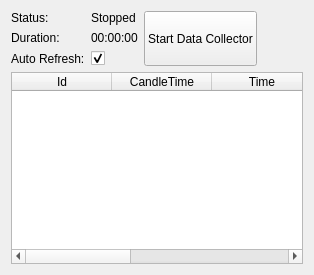
       <widget class="QWidget" name="tabDataCollector">
        <attribute name="title">
         <string>Data Collector</string>
        </attribute>
        <layout class="QGridLayout" name="gridLayout_23">
         <item row="0" column="0">
          <layout class="QVBoxLayout" name="verticalLayout_17">
           <item>
            <layout class="QHBoxLayout" name="horizontalLayout_9">
             <item>
              <layout class="QFormLayout" name="formLayout_13">
               <item row="0" column="0">
                <widget class="QLabel" name="statusLabel_2">
                 <property name="styleSheet">
                  <string notr="true"/>
                 </property>
                 <property name="text">
                  <string>Status:</string>
                 </property>
                </widget>
               </item>
               <item row="0" column="1">
                <widget class="QLabel" name="lblDataCollectorStatus">
                 <property name="styleSheet">
                  <string notr="true"/>
                 </property>
                 <property name="text">
                  <string>Stopped</string>
                 </property>
                </widget>
               </item>
               <item row="2" column="0">
                <widget class="QLabel" name="asdLabel_3">
                 <property name="styleSheet">
                  <string notr="true"/>
                 </property>
                 <property name="text">
                  <string>Auto Refresh:</string>
                 </property>
                </widget>
               </item>
               <item row="2" column="1">
                <widget class="QCheckBox" name="chkAutoRefreshDataCollector">
                 <property name="styleSheet">
                  <string notr="true"/>
                 </property>
                 <property name="text">
                  <string/>
                 </property>
                 <property name="checked">
                  <bool>true</bool>
                 </property>
                </widget>
               </item>
               <item row="1" column="0">
                <widget class="QLabel" name="openTradesLabel_2">
                 <property name="styleSheet">
                  <string notr="true"/>
                 </property>
                 <property name="text">
                  <string>Duration:</string>
                 </property>
                </widget>
               </item>
               <item row="1" column="1">
                <widget class="QLabel" name="lblDataCollectorRunTime">
                 <property name="styleSheet">
                  <string notr="true"/>
                 </property>
                 <property name="text">
                  <string>00:00:00</string>
                 </property>
                </widget>
               </item>
              </layout>
             </item>
             <item>
              <widget class="QPushButton" name="btnStartDataCollector">
               <property name="sizePolicy">
                <sizepolicy hsizetype="Minimum" vsizetype="Minimum">
                 <horstretch>0</horstretch>
                 <verstretch>100</verstretch>
                </sizepolicy>
               </property>
               <property name="minimumSize">
                <size>
                 <width>0</width>
                 <height>0</height>
                </size>
               </property>
               <property name="styleSheet">
                <string notr="true"/>
               </property>
               <property name="text">
                <string>Start Data Collector</string>
               </property>
              </widget>
             </item>
             <item>
              <layout class="QVBoxLayout" name="verticalLayout_18">
               <item>
                <spacer name="horizontalSpacer_6">
                 <property name="orientation">
                  <enum>Qt::Horizontal</enum>
                 </property>
                 <property name="sizeHint" stdset="0">
                  <size>
                   <width>40</width>
                   <height>20</height>
                  </size>
                 </property>
                </spacer>
               </item>
               <item>
                <widget class="QLabel" name="lblSwtUpdate_2">
                 <property name="styleSheet">
                  <string notr="true"/>
                 </property>
                 <property name="text">
                  <string/>
                 </property>
                </widget>
               </item>
              </layout>
             </item>
            </layout>
           </item>
           <item>
            <widget class="QTableWidget" name="tblTickData">
             <property name="enabled">
              <bool>true</bool>
             </property>
             <property name="styleSheet">
              <string notr="true"/>
             </property>
             <attribute name="verticalHeaderVisible">
              <bool>false</bool>
             </attribute>
             <column>
              <property name="text">
               <string>Id</string>
              </property>
             </column>
             <column>
              <property name="text">
               <string>CandleTime</string>
              </property>
             </column>
             <column>
              <property name="text">
               <string>Time</string>
              </property>
             </column>
             <column>
              <property name="text">
               <string>Symbol</string>
              </property>
             </column>
             <column>
              <property name="text">
               <string>Price</string>
              </property>
             </column>
            </widget>
           </item>
          </layout>
         </item>
        </layout>
       </widget>
